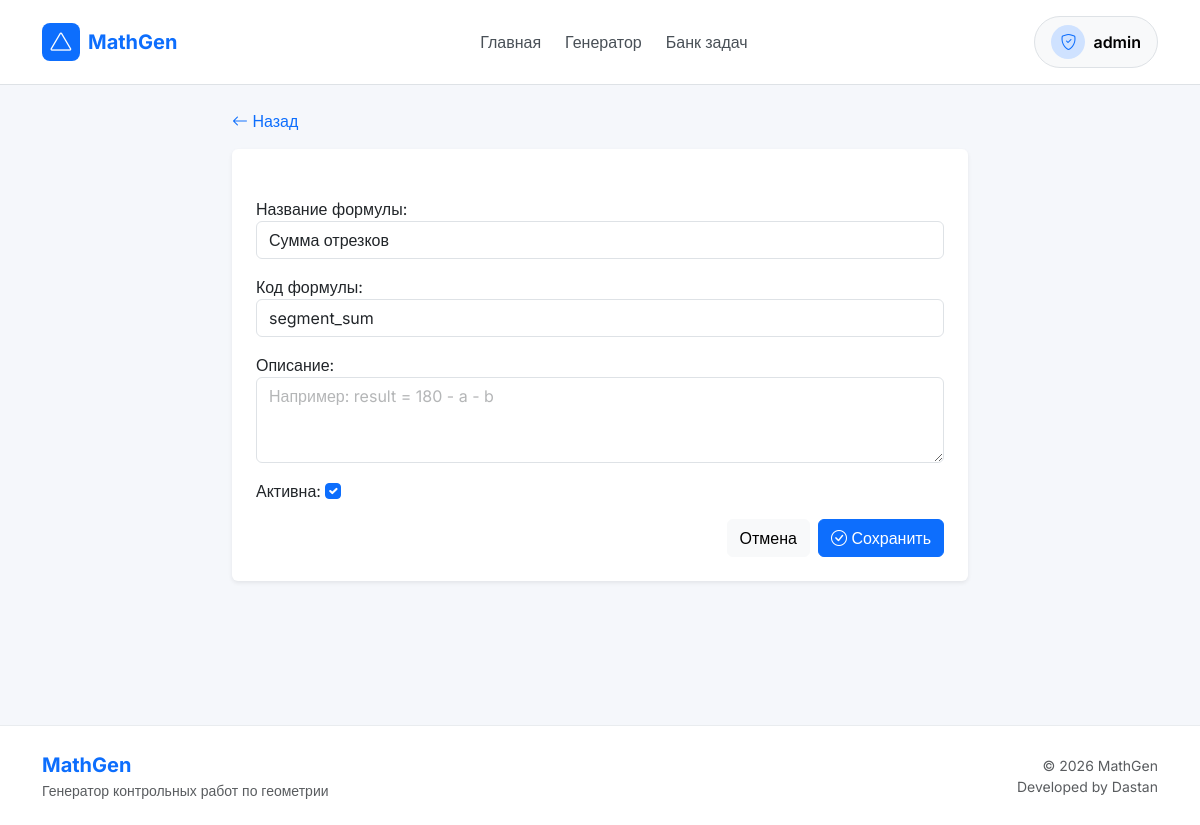
The page /taskbank/formulas/5/edit/ (signed in) on the database its author committed.
### taskbank/models.py (models this page shows, shortened)
class Formula(models.Model):
    code = models.CharField("Код формулы", max_length=100, unique=True)
    name = models.CharField("Название формулы", max_length=255)
    description = models.TextField("Описание", blank=True)
    is_active = models.BooleanField("Активна", default=True)
    class Meta:
        verbose_name = "Формула"
        verbose_name_plural = "Формулы"
        ordering = ["name"]

### taskbank/views.py (the view)
    @login_required
    def wrapper(request, *args, **kwargs):
        if request.user.is_staff or request.user.is_superuser:
            return view_func(request, *args, **kwargs)
        messages.error(request, "Доступ разрешён только администратору.")
        return redirect("home")

### taskbank/forms_site.py
class FormulaForm(forms.ModelForm):
    class Meta:
        model = Formula
        fields = ["name", "code", "description", "is_active"]
        widgets = {
            "name": forms.TextInput(attrs={
                "class": "form-control",
                "placeholder": "Например: Сумма углов треугольника"
            }),
            "code": forms.TextInput(attrs={
                "class": "form-control",
                "placeholder": "Например: triangle_angle_sum"
            }),
            "description": forms.Textarea(attrs={
                "class": "form-control",
                "rows": 3,
                "placeholder": "Например: result = 180 - a - b"
            }),
            "is_active": forms.CheckboxInput(attrs={"class": "form-check-input"}),
        }

### taskbank/views.py (called while the page is built)
def admin_only_required(view_func):
    @login_required
    def wrapper(request, *args, **kwargs):
        if request.user.is_staff or request.user.is_superuser:
            return view_func(request, *args, **kwargs)
        messages.error(request, "Доступ разрешён только администратору.")
        return redirect("home")
    return wrapper

def crud_update(request, model_class, form_class, pk, template, success_message):
    obj = get_object_or_404(model_class, pk=pk)
    form = form_class(request.POST or None, instance=obj)
    if request.method == "POST" and form.is_valid():
        form.save()
        messages.success(request, success_message)
        return redirect("taskbank_dashboard")
    return render(request, template, {
        "form": form,
        "object": obj,
        "back_url": "taskbank_dashboard",
    })

@admin_only_required
def formula_update(request, pk):
    return crud_update(request, Formula, FormulaForm, pk, "taskbank/simple_form.html", "Формула изменена.")

### templates/taskbank/simple_form.html (shortened to what this page needs)
{% extends "base.html" %}
{% block content %}
<div class="container" style="max-width: 760px;">
    <a href="{% url back_url %}" class="text-decoration-none">
        <i class="bi bi-arrow-left"></i>
        Назад
    </a>
    <div class="card border-0 shadow-sm mt-3">
        <div class="card-body p-4">
            <form method="post">
                {% for field in form %}
                    <div class="mb-3">
                        {{ field.label_tag }}
                        {{ field }}
                    </div>
                {% endfor %}
                <div class="d-flex justify-content-end gap-2">
                    <a href="{% url back_url %}" class="btn btn-light">Отмена</a>
                    <button type="submit" class="btn btn-primary">
                        <i class="bi bi-check-circle"></i>
                        Сохранить
                    </button>
                </div>
            </form>
        </div>
    </div>
</div>
{% endblock %}

### templates/includes/navbar.html (shortened to what this page needs)
<nav class="navbar navbar-expand-lg bg-white border-bottom sticky-top py-3">
    <div class="container">
        <a class="navbar-brand fw-bold d-flex align-items-center gap-2" href="{% url 'home' %}">
            <div class="bg-primary text-white rounded-3 d-flex align-items-center justify-content-center"
                  style="width:38px;height:38px;">
                <i class="bi bi-triangle"></i>
            </div>
            <span class="fs-5">MathGen</span>
        </a>
        <div class="collapse navbar-collapse" id="navbarContent">
            <ul class="navbar-nav mx-auto gap-lg-2">
                <li class="nav-item">
                    <a href="{% url 'home' %}"
                        class="nav-link fw-medium">
                        Главная
                    </a>
                </li>
                {% if user.is_authenticated %}
                    {% if user.teacher or user.is_staff or user.is_superuser %}
                    <li class="nav-item">
                        <a href="{% url 'generator:index' %}"
                            class="nav-link fw-medium">
                            Генератор
                        </a>
                    </li>
                    {% endif %}
                    {% if user.is_staff or user.is_superuser %}
                    <li class="nav-item">
                        <a href="{% url 'taskbank_dashboard' %}"
                            class="nav-link fw-medium">
                            Банк задач
                        </a>
                    </li>
                    {% endif %}
                {% endif %}
            </ul>
            <div class="d-flex align-items-center gap-2 mt-3 mt-lg-0">
                {% if user.is_authenticated %}
                    <div class="dropdown">
                        <button class="btn btn-light border rounded-pill px-3 py-2 d-flex align-items-center gap-2"
                                data-bs-toggle="dropdown">
                            <div class="bg-primary-subtle text-primary rounded-circle d-flex align-items-center justify-content-center"
                                  style="width:34px;height:34px;">
                                {% if user.is_staff or user.is_superuser %}
                                    <i class="bi bi-shield-check"></i>
                                {% elif user.teacher %}
                                    <i class="bi bi-person-workspace"></i>
                                {% elif user.student %}
                                    <i class="bi bi-mortarboard"></i>
                                {% else %}
                                    <i class="bi bi-person"></i>
                                {% endif %}
                            </div>
                            <span class="fw-semibold">
                                {{ user.username }}
                            </span>
                        </button>
                    </div>
                {% endif %}
            </div>
        </div>
    </div>
</nav>

### static/css/style.css (style rules this page uses)
:root { --primary: #0d6efd; --primary-dark: #0b5ed7; --primary-soft: #eef4ff; --text-main: #212529; --text-muted: #6c757d; --border-color: #e9ecef; --bg-light: #f8f9fc; --bg-white: #ffffff; --success-soft: #eaf7ee; --warning-soft: #fff8e1; --danger-soft: #fff1f3; --shadow-sm: 0 4px 12px rgba(0, 0, 0, 0.04); --shadow-md: 0 10px 24px rgba(0, 0, 0, 0.08); --shadow-blue: 0 15px 35px rgba(13, 110, 253, 0.08); --radius-md: 14px; --radius-lg: 20px; --radius-xl: 24px; }
html { scroll-behavior: smooth; }
body { background-color: var(--bg-light); color: var(--text-main); font-family: "Segoe UI", Tahoma, Geneva, Verdana, sans-serif; }
a { text-decoration: none; }
.navbar { background-color: var(--bg-white); border-bottom: 1px solid var(--border-color); }
.navbar-brand { font-size: 1.3rem; color: var(--primary) !important; }
.nav-link { font-weight: 500; color: #495057; transition: color 0.2s ease; }
.navbar .btn { border-radius: 10px; }

### templates/base.html (style rules this page uses)
body { font-family: 'Inter', sans-serif; background:#f5f7fb; color:#0f172a; }
::placeholder { opacity:.45 !important; }

### rows shown on the page
Formula: form "Сумма отрезков" "segment_sum" "☑"

### other values the page prints
{{ user.username }} "admin"
{{ field.label_tag }} "Название формулы:" "Код формулы:" "Описание:" "Активна:"
